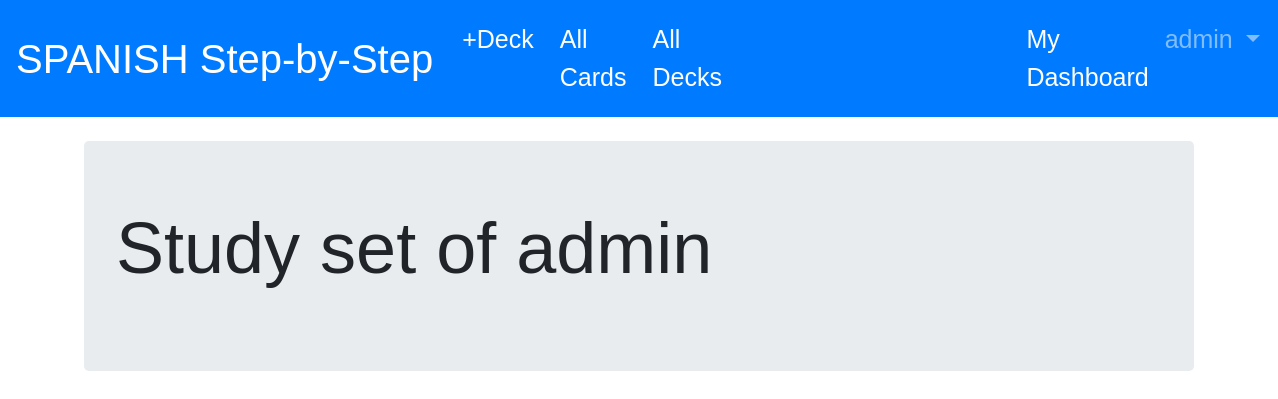
The page /studyset/ (signed in) on the database as committed earlier.
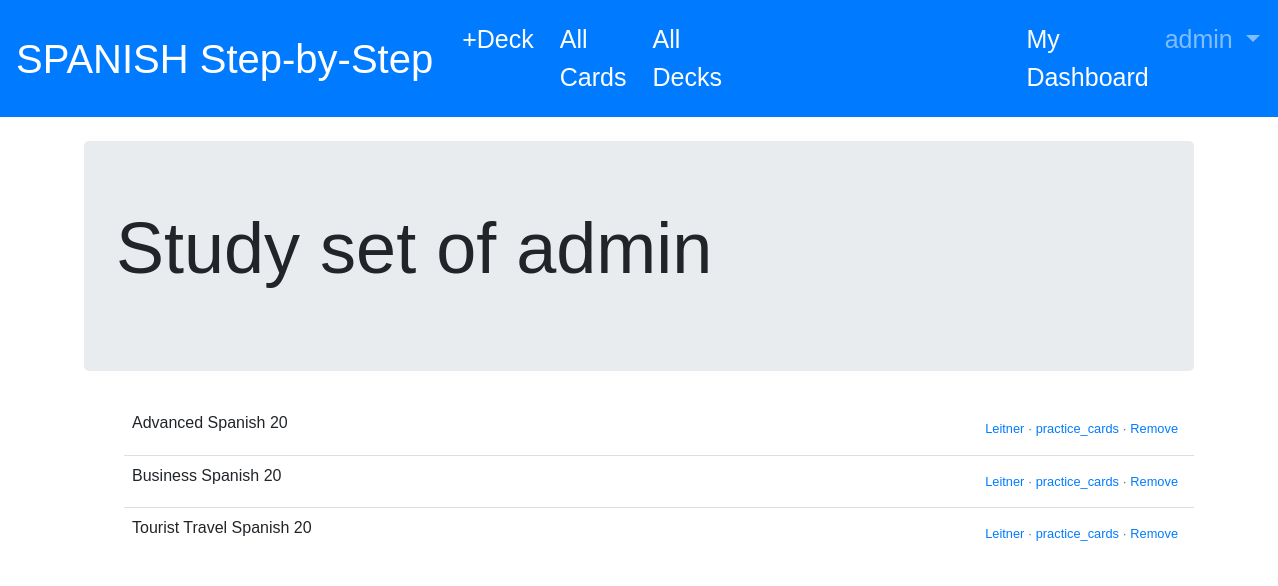
The same page on the database as committed later.
### cardDesigner/models.py (models this page shows, shortened)
class StudySet(models.Model):
    student = models.ForeignKey(User, on_delete=models.CASCADE, related_name="student")

class StudentDeck(models.Model):
    studyset = models.ForeignKey(StudySet, on_delete=models.CASCADE, related_name="studyset")
    student = models.ForeignKey(User, on_delete=models.CASCADE)
    deck = models.ForeignKey(Deck, on_delete=models.CASCADE)

class Deck(models.Model):
    title = models.CharField(max_length=200)
    subject = models.CharField(max_length=200)
    description = models.TextField(max_length=500, blank=True)
    creator = models.ForeignKey(User, on_delete=models.CASCADE, related_name="creator")

class Card(models.Model):
    question = models.CharField(max_length=200)
    answer = models.CharField(max_length=200)
    deck = models.ForeignKey(Deck, on_delete=models.CASCADE)
    question_audio = models.CharField(max_length=255, blank=True, null=True)
    answer_audio = models.CharField(max_length=255, blank=True, null=True)

### cardDesigner/views.py (the view)
# urls.py: path('studyset/', views.show_my_studyset, name='show_my_studyset'),
def show_my_studyset(request):
    studyset = StudySet.objects.get(student_id=request.user.id)
    deck_list = StudentDeck.objects.filter(studyset_id=studyset.id)
    context = {'studyset': studyset, 'deck_list': deck_list}
    return render(request, 'my_studyset.html', context)

### cardDesigner/templates/my_studyset.html (shortened to what this page needs)
{% extends "base.html" %}
{% load static %}
  {% block content %}
    <div class="container">
      <div class="jumbotron">
        <h1 class="display-3">Study set of {{studyset.student}}</h1>
      </div>
      <ul class="list-group-flush">
      {% for d in deck_list %}
        <li class="list-group-item d-flex p-2">{{d.deck.title}} {{d.deck.card_set.all|length}}
          <small class="text-muted ml-auto p-2">
           <a href="/deck/leitner/{{d.deck.id}}">Leitner</a>
          · <a href="/deck/practice_card/{{d.deck.id}}">practice_cards</a>
          · <a href="/studyset/remove/{{d.id}}/">Remove</a>
          </small>
        </li>
      {% endfor %}
      </ul>
    </div>
  {% endblock %}

### templates/base.html (shortened to what this page needs)
{% load static %}
<!DOCTYPE html>
<html lang="en" dir="ltr">
  <head>
    <link rel="stylesheet" href="https://stackpath.bootstrapcdn.com/bootstrap/4.4.1/css/bootstrap.min.css">
    {% load static %}
    <link rel="stylesheet" type="text/css" href="{% static 'css/rehearse.css' %}">
  </head>
  <body>
    <nav class="navbar navbar-expand-lg navbar-dark bg-primary">
      <a class="navbar-brand" href="{% url 'all_decks' %}">SPANISH Step-by-Step</a>
      <div class="collapse navbar-collapse" id="navbarSupportedContent">
        <ul class="navbar-nav navbar-nav-right-shift">
          <li class="nav-item active">
            <a class="nav-link" href="{% url 'create_deck' %}">+Deck</a>
          </li>
          <li class="nav-item active">
            <a class="nav-link" href="{% url 'all_cards' %}">All Cards</a>
          </li>
          <li class="nav-item active">
            <a class="nav-link" href="{% url 'all_decks' %}">All Decks</a>
          </li>
        </ul>
        <ul class="navbar-nav ml-auto">
          {% if user.is_authenticated %}
            <li class="nav-item active">
              <a class="nav-link" href="/studyset/">My Dashboard</a>
            </li>
            <li class="nav-item dropdown">
              <a class="nav-link dropdown-toggle" href="#" id="navbarDropdown" role="button" data-toggle="dropdown">
                {{ user.username }}
              </a>
            </li>
          {% endif %}
        </ul>
      </div>
    </nav>
    <br>
    {% block content %}
    {% endblock %}
  </body>
</html>

### static/css/rehearse.css (style rules this page uses)
body { font-family: Tahoma, sans-serif, sans-serif; }

### templates/base.html (style rules this page uses)
.navbar-nav .nav-link { font-size: 25px; }
.navbar-brand { font-size: 40px !important; }
.navbar-nav-right-shift { margin-right: 75mm; }
.navbar-nav-right-shift .nav-item { margin: 5px; }

Rows that differ between the two databases and show on the page:
added StudentDeck: deck "Advanced Spanish", deck.card_set.all|length "20"
added StudentDeck: deck "Business Spanish", deck.card_set.all|length "20"
added StudentDeck: deck "Tourist Travel Spanish", deck.card_set.all|length "20"
